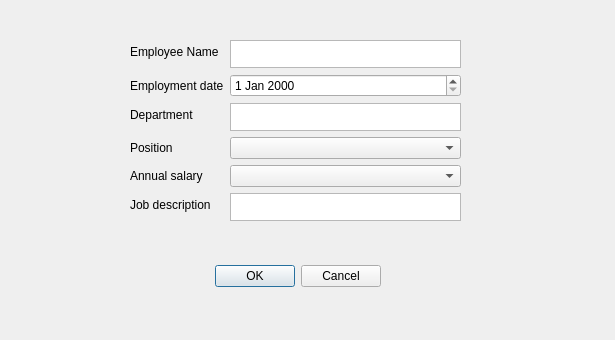
<?xml version="1.0" encoding="UTF-8"?>
<ui version="4.0">
 <class>Dialog</class>
 <widget class="QDialog" name="Dialog">
  <property name="geometry">
   <rect>
    <x>0</x>
    <y>0</y>
    <width>615</width>
    <height>340</height>
   </rect>
  </property>
  <property name="windowTitle">
   <string>Dialog</string>
  </property>
  <widget class="QDialogButtonBox" name="buttonBox">
   <property name="geometry">
    <rect>
     <x>40</x>
     <y>260</y>
     <width>341</width>
     <height>32</height>
    </rect>
   </property>
   <property name="orientation">
    <enum>Qt::Horizontal</enum>
   </property>
   <property name="standardButtons">
    <set>QDialogButtonBox::Cancel|QDialogButtonBox::Ok</set>
   </property>
  </widget>
  <widget class="QWidget" name="">
   <property name="geometry">
    <rect>
     <x>130</x>
     <y>40</y>
     <width>331</width>
     <height>181</height>
    </rect>
   </property>
   <layout class="QFormLayout" name="formLayout">
    <item row="0" column="0">
     <widget class="QLabel" name="label">
      <property name="text">
       <string>Employee Name</string>
      </property>
     </widget>
    </item>
    <item row="0" column="1">
     <widget class="QTextEdit" name="textEdit"/>
    </item>
    <item row="1" column="0">
     <widget class="QLabel" name="label_2">
      <property name="text">
       <string>Employment date</string>
      </property>
     </widget>
    </item>
    <item row="1" column="1">
     <widget class="QDateEdit" name="dateEdit"/>
    </item>
    <item row="2" column="0">
     <widget class="QLabel" name="label_3">
      <property name="text">
       <string>Department</string>
      </property>
     </widget>
    </item>
    <item row="2" column="1">
     <widget class="QTextEdit" name="textEdit_3"/>
    </item>
    <item row="3" column="0">
     <widget class="QLabel" name="label_4">
      <property name="text">
       <string>Position</string>
      </property>
     </widget>
    </item>
    <item row="3" column="1">
     <widget class="QComboBox" name="comboBox"/>
    </item>
    <item row="4" column="0">
     <widget class="QLabel" name="label_5">
      <property name="text">
       <string>Annual salary</string>
      </property>
     </widget>
    </item>
    <item row="4" column="1">
     <widget class="QComboBox" name="comboBox_2"/>
    </item>
    <item row="5" column="0">
     <widget class="QLabel" name="label_6">
      <property name="text">
       <string>Job description</string>
      </property>
     </widget>
    </item>
    <item row="5" column="1">
     <widget class="QTextEdit" name="textEdit_4"/>
    </item>
   </layout>
  </widget>
 </widget>
 <resources/>
 <connections>
  <connection>
   <sender>buttonBox</sender>
   <signal>accepted()</signal>
   <receiver>Dialog</receiver>
   <slot>accept()</slot>
   <hints>
    <hint type="sourcelabel">
     <x>248</x>
     <y>254</y>
    </hint>
    <hint type="destinationlabel">
     <x>157</x>
     <y>274</y>
    </hint>
   </hints>
  </connection>
  <connection>
   <sender>buttonBox</sender>
   <signal>rejected()</signal>
   <receiver>Dialog</receiver>
   <slot>reject()</slot>
   <hints>
    <hint type="sourcelabel">
     <x>316</x>
     <y>260</y>
    </hint>
    <hint type="destinationlabel">
     <x>286</x>
     <y>274</y>
    </hint>
   </hints>
  </connection>
 </connections>
</ui>
